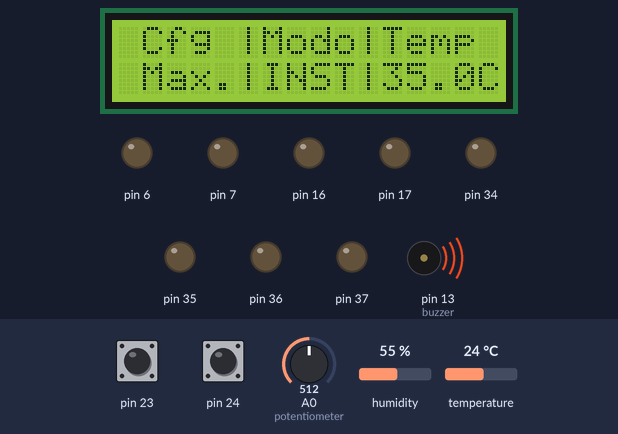
The sketch below on a simulated Arduino Mega 2560, built with avr-gcc and run on an emulated ATmega2560. On the bench: 16×2 character LCD, output pins drawn as LEDs (lit = HIGH), buzzer (waves = sounding, pin HIGH). Wiring (from diagram.json): character LCD (HD44780): RS pin 8; E pin 9; data pin 33, pin 32, pin 31, pin 30. Inputs (shaded band) come from the test bench; at power-on: pin 23 LOW, pin 24 LOW, A0 (potentiometer) = 512, humidity 55 %, temperature 24 °C. EEPROM starts erased; pins used as bus, display or sensor lines are not drawn; what the sketch prints to the serial monitor is not drawn.

Above: at 2.2 s.
2.3 s: pin 23 driven HIGH
At 3.8 s:
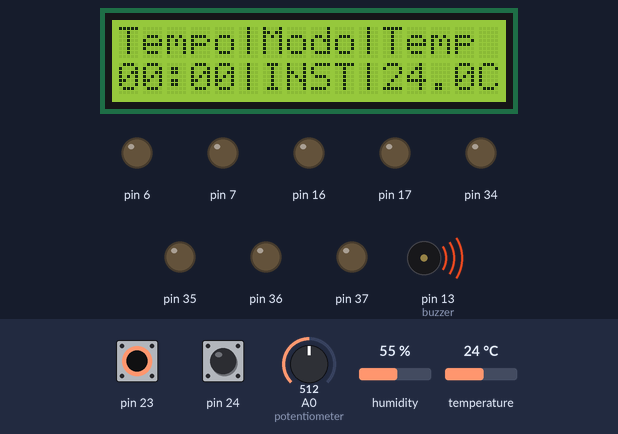
5.3 s: pin 24 driven HIGH
At 6.8 s:
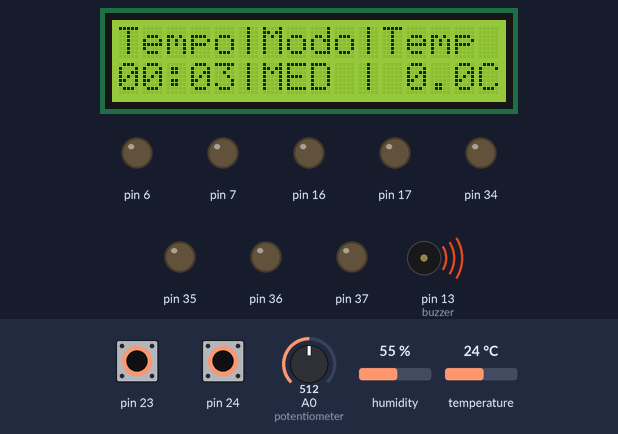
8.3 s: pin 24 pulsed LOW 2 times (0.12 s each, 0.3 s apart)
At 9.5 s:
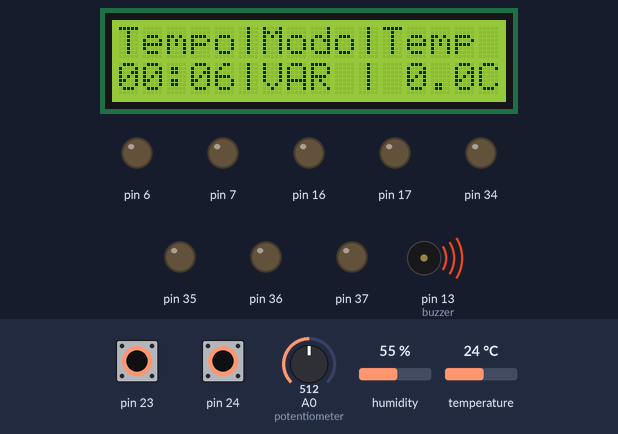
Timing chart, 0 to 17.9 s (numbered marks = the images above; inputs shaded):
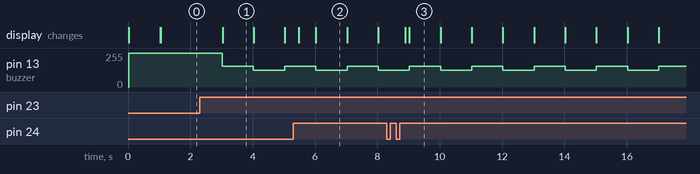

The sketch:

sketch.ino
```cpp
#include <stdlib.h>
#include<DHT.h>
#include<util/delay.h>
#include<string.h>
#include<avr/io.h>
#include<avr/interrupt.h>
#include <avr/eeprom.h>

// ========================================================================
// Configurando o LCD
// ========================================================================

// LCD - Pinos de controle
#define CONTR_LCD PORTH
#define RS PH5
#define E PH6

// LCD - Pinos de dados (8 bits)
#define DADOS_LCD PORTC
#define nibble_dados 1

#define pulse_enable() _delay_us(1); set_bit(CONTR_LCD, E); _delay_us(1); clr_bit(CONTR_LCD, E); _delay_us(45);

#define set_bit(y,bit) (y|=(1<<bit))   // Coloca em 1 o bit x da variável Y
#define clr_bit(y,bit) (y&=~(1<<bit))  // Coloca em 0 o bit x da variável Y
#define cpl_bit(y,bit) (y^=(1<<bit))   // Troca o estado lógico do bit x da variável Y
#define tst_bit(y,bit) (y&(1<<bit))    // Retorna 0 ou 1 conforme leitura do bit

void lcd_cmd(unsigned char c, char cd)
{
  // cd : indica se instrução (0) ou caractere (1)
  if(cd == 0)
    clr_bit(CONTR_LCD,RS);
  else
    set_bit(CONTR_LCD,RS);

  // Primeiro nibble de dados - 4 MSB
  #if (nibble_dados)
    // Compila o código para os pinos de dados do LCD nos 4 MSB do PORT
    DADOS_LCD = (DADOS_LCD & 0x0F)|(0xF0 & c);
  #else
    // Compila o código para os pinos de dados do LCD nos 4 LSB do PORT
    DADOS_LCD = (DADOS_LCD & 0xF0)|(c >> 4);
  #endif
  pulse_enable();

  // Segundo nibble de dados - 4 LSB
  #if (nibble_dados)
    // Compila o código para os pinos de dados do LCD nos 4 MSB do PORT
    DADOS_LCD = (DADOS_LCD & 0x0F) | (0xF0 & (c << 4));
  #else
    // Compila o código para os pinos de dados do LCD nos 4 LSB do PORT
    DADOS_LCD = (DADOS_LCD & 0xF0) | (0x0F & c);
  #endif
  pulse_enable();

  // Se for instrução de retorno ou limpeza espera LCD estar pronto
  if((cd == 0) && (c < 4)) _delay_ms(2);
}

void lcd_init_4bits()
{
  // Como o LCD será só escrito, R/W é sempre zero.
  clr_bit(CONTR_LCD,RS);  // RS em zero indicando que o dado para o LCD será uma instrução
  clr_bit(CONTR_LCD,E);   // Pino de habilitação em zero

  // Tempo para estabilizar a tensão do LCD, após VCC ultrapassar 4.5 V (na prática pode ser maior)
  _delay_ms(20);

  // Interface de 8 bits
  #if (nibble_dados)
    DADOS_LCD = (DADOS_LCD & 0x0F) | 0x30;
  #else
    DADOS_LCD = (DADOS_LCD & 0xF0) | 0x03;
  #endif
  pulse_enable(); // Habilitação respeitando os tempos de resposta do LCD
  _delay_ms(5);
  pulse_enable();
  _delay_us(200);
  pulse_enable();

  // Interface de 4 bits
  // Deve ser enviado duas vezes (a outra está abaixo)
  #if (nibble_dados)
    DADOS_LCD = (DADOS_LCD & 0x0F) | 0x20;
  #else
    DADOS_LCD = (DADOS_LCD & 0xF0) | 0x02;
  #endif
  pulse_enable();

  // Interface de 4 bits 2 linhas
  // Aqui se habilita as 2 linhas
  lcd_cmd(0x28,0);

  // São enviados os 2 nibbles (0x2 e 0x8)
  lcd_cmd(0x08,0); // Desliga o display
  lcd_cmd(0x01,0); // Limpa todo o display
  lcd_cmd(0x0C,0); // Mensagem aparente cursor inativo não piscando
  lcd_cmd(0x80,0); // Inicializa cursor na primeira posição a esquerda
}

void lcd_write(char *c)
{
  for (; *c!=0;c++) lcd_cmd(*c,1);
}

void lcd_set_cursor(unsigned char linha, unsigned char coluna) {
    unsigned char posicao = 0x80; // Endereço base da primeira linha do LCD

    // Ajusta a posição base dependendo da linha
    if (linha == 0) {
        posicao = 0x80; // Endereço base da primeira linha do LCD
    } else if (linha == 1) {
        posicao = 0xC0; // Endereço base da segunda linha do LCD
    }

    // Ajusta a posição base dependendo da coluna
    posicao += coluna - 1;

    // Envia o comando para definir a posição do cursor no LCD
    lcd_cmd(posicao, 0);
}

// ========================================================================
// Fim da configuração do LCD
// ========================================================================

enum MODO {
  INSTA=0,
  MEDIA=1,
  VARIA=2
};

struct Time {
  uint8_t second;
  uint8_t minute;
};

//PARÂMETROS
#define debounce_ms 200
#define tempo_amostra_s 5

// ---------- VARIÁVEIS GLOBAIS ----------
float temperaturas[10];
uint8_t amostradas = 0;
uint8_t cfg = true;
uint8_t cfgMax = true;
uint8_t modo = INSTA;
float maxVals[3] = {42.0, 40.5, 5.0};
float minVals[2] = {35.0, 35.5};
struct Time time;

#define ST
//LÓGICA DO SENSOR
#ifdef ST

DHT dht(22, DHT22);

void ST_setup(){
  dht.begin();
  _delay_ms(1000); //datasheet da AOSONG sugere esperar 1s depois de iniciar,
                   //e no .cpp da classe ele não tem essa espera.
}

//o ponto td de ter esse sensor
//use isnan para checar se o valor está certo (servirá pra botar no display)
float getTemp(){
  memmove(temperaturas+1, temperaturas, 9*(sizeof(float)));
  temperaturas[0] = dht.readTemperature();
  amostradas = (amostradas == 10) ? 10 : amostradas+1;
}
#endif

#define PT
//LÓGICA DO POTENCIÔMETRO
#ifdef PT

float readPot(int16_t minV, int16_t maxV){
  ADCSRA ^= (0b01000000);
  while(ADCSRA & 0b01000000){};
  return minV+ (maxV-minV)*(ADC/1023.0);
}

void PT_setup() {
  ADCSRA |= 0b10000011;
  ADMUX |=  0b11000000;
}
#endif

#define BZ
//LÓGICA DO BUZZER
#ifdef BZ

void BZ_setup() {
  //fast pwm, nn invertido no timer 0
  DDRB |= 0b10000000;
  OCR0A = 0;
  TCCR0A |= 0b11000011;
  //sem prescale
  TCCR0B |= 0b00000001;
}

//variar
const uint8_t tons[] = {100, 130};
void sirene(){
  static uint8_t incr = 0;

  OCR0A = tons[incr];
  incr = (incr+1)%2;
}


void BZ_clear(){
  DDRB &= ~0b10000000;
}

void BZ_set(){
  DDRB |= 0b10000000;
}
#endif

//LÓGICA DE INTERRUPÇÃO
void int_setup(){
  TCCR1A = 0b00000000; //nn precisa mexer pro timer1
  TCCR1B = 0b00001101;
  OCR1A = 15624; //t_estouro invertido pra calc top
  TIMSK1 = 0b00000010;
  sei();
}

//LÓGICA DE MODOS
//vai ligar no modo cfg, dele pode ir para o exec e de lá só religando
void startExec(){
  cli();
  if (!cfg){
    //chamadas posteriores só resetam o timer/amostras
    getTemp();
    for (uint8_t i =1; i<10; i++){
      temperaturas[i] = 0;
    }
    amostradas = 1;
  }
  time.second = 0;
  time.minute = 0;
  cfg = false;
  sei();
}

void switchMode(){
  modo = (modo+1)%3;
}


inline void incrementTime(struct Time *time) {
    time->second += 1;
    if (time->second == 60) {
        time->second = 0;
        time->minute = time->minute + 1;
        if (time->minute == 60) {
            time->minute = 0;
        }
    }
}

inline void printTemp(float temp) {
  char tempStr[6]; // Buffer para armazenar a string de temperatura
  dtostrf(temp, 5, 2, tempStr); // Formata o valor de ponto flutuante em uma string
  lcd_set_cursor(1, 12);
  lcd_write(tempStr);
  lcd_set_cursor(1, 16);
  lcd_write("C");
}

inline void printMode(unsigned int mode) {
  const char *modes[] = {"INST","MED ","VAR "};
  lcd_set_cursor(1, 7);
  lcd_write(modes[mode]);
  lcd_write("|");
}

inline void printTime(struct Time *time) {
  char timeStr[9]; // Buffer para armazenar a string de tempo (HH:MM:SS)
  snprintf(timeStr, 9, "%02d:%02d", time->minute, time->second); // Formata o tempo
  lcd_set_cursor(1, 6);
  lcd_write("|");
  lcd_set_cursor(1, 1);
  lcd_write(timeStr);
}

inline void printCfg() {
  const char *cfgLabel = (cfgMax || (modo==VARIA)) ? " Max.|" : " Min.|";
  lcd_set_cursor(1, 1);
  lcd_write(cfgLabel);
}

//LÓGICA DOS BOTÕES
void BTS_setup(){ //desnecessário mas deixei pra garantir
  DDRA &= ~(0b00000110);
}

//tentando bastante fazer o otimizador deixar eu chamar o switchMode de cfgButton só pra handleBts
inline void cfgButton(){
  return startExec();
}
//leia o de cima e troque os nomes
inline void modeButton(){
  if (cfg){
    if (cfgMax){
      if (modo != VARIA){cfgMax = false;}
      else{return;}
    } else{
      cfgMax = true;
      switchMode();
    }
    printCfg();
  } else{
    switchMode();
  }
  printMode(modo);
}

uint8_t btsState[2] = {0,0};
uint8_t btsInput[2] = {0,0};

inline void readBts(){
  btsInput[0] = PINA & 0b00000010;
  btsInput[1] = PINA & 0b00000100;
}

//alterar a ordem -> alterar a prioridade
inline void handleBts(){
  readBts();
  if (btsInput[0] != btsState[0] && btsInput[0]){
    cfgButton();
  }
  if (btsInput[1] != btsState[1] && btsInput[1]){
  modeButton();
  }
  btsState[0] = btsInput[0];
  btsState[1] = btsInput[1];
}

//LÓGICA DA EEPROM
#define EEPROM_ADDRESS 0

void writeFloat(int address, float data) {
  eeprom_write_block((const void*)&data, (void*)address, sizeof(float));
}

float readFloat(int address) {
  float data;
  eeprom_read_block((void*)&data, (const void*)address, sizeof(float));
  return data;
}

#define MAX_ADDR EEPROM_ADDRESS + modo*sizeof(float)
#define MIN_ADDR EEPROM_ADDRESS + 3 + modo*sizeof(float)
void handleConfig(float potVal){
  if (cfgMax){
    if (potVal != maxVals[modo]){
      maxVals[modo] = potVal;
      writeFloat(MAX_ADDR, potVal);
    }
  } else {
    if (potVal != minVals[modo]){
      minVals[modo] = potVal;
      writeFloat(MIN_ADDR, potVal);
    }
  }
}

void loadConfig(){
  for (uint8_t i = 0; i<3;i++){
    if (i<2){
      minVals[i] = readFloat(EEPROM_ADDRESS + 3 + i*sizeof(float));
    }
    maxVals[i] = readFloat(EEPROM_ADDRESS + i*sizeof(float));
  }
}

uint8_t apita = false;
float gtVar = 0;
float mtmp;

void handleTemp(){
  if (apita){
    sirene();
    return;
  }
  //inst
  if (temperaturas[0] > maxVals[0] || temperaturas[0] < minVals[0]){
    BZ_set();
    sirene();
    apita = true;
    Serial.print("inst: ");
    Serial.println(temperaturas[0]);
    return;
  }
  //média
  mtmp = 0;
  float cand;
  //sempre acontece depois de uma amostragem, ent nn tem como ter 0
  for (uint8_t i = 0; i<amostradas; i++){
    mtmp += temperaturas[i];
    cand = (temperaturas[0] - temperaturas[i]);
    cand = cand > 0 ? cand : -cand;
    gtVar = (gtVar > cand) ? gtVar : cand;
  }
  mtmp = mtmp/amostradas;
  if (mtmp > maxVals[1] || mtmp < minVals[1]){
    BZ_set();
    sirene();
    apita = true;
    return;
  }
  if (gtVar > maxVals[2]){
    Serial.print("var: ");
    Serial.println(gtVar);
    BZ_set();
    sirene();
    apita = true;
    return;
  }
}

void printStat(){
  switch (modo) {
    case INSTA:
      printTemp(temperaturas[0]);
    break;
    case MEDIA:
      printTemp(mtmp);
    break;
    case VARIA:
      printTemp(gtVar);
    break;
  }
}

float potTemp;

void setup() {
  Serial.begin(9600);
  time.second = 0;  // Zerar segundo do timer
  time.minute = 0;  // Zerar minuto do timer
  DDRH = 0xff;      // Configurar portas de saida do LCD
  DDRC = 0xff;      // Configurar portas de saida do LCD
  lcd_init_4bits(); // Iniciar LCD
  PT_setup();       // Setup do potenciômetro
  BZ_setup();       // Setup do buzzer
  ST_setup();       // Setup do sensor
  BTS_setup();
  int_setup();
  potTemp = readPot(20,50);
  _delay_ms(10);
}

uint8_t checar = 0;

ISR(TIMER1_COMPA_vect){
  if (cfg){
    lcd_set_cursor(0, 2);
    lcd_write("Cfg |");
    printCfg();
  } else{
    lcd_set_cursor(0, 1);
    lcd_write("Tempo|");
    if (checar==0) {getTemp();} //vamos coletar amostras
    checar = (checar+1)%tempo_amostra_s;
    handleTemp();
    printStat();
    printTime(&time);
  }

  lcd_set_cursor(0, 7);
  lcd_write("Modo|");

  lcd_set_cursor(0, 12);
  lcd_write("Temp");

  printMode(modo);

  //desnecessariamente rodaria enquanto no cfg
  incrementTime(&time);
}

void loop() {

  handleBts();
  if (cfg){
    if (modo == VARIA){
      potTemp = readPot(0,10);
    }else{
      potTemp = readPot(20,50);
    }
    handleConfig(potTemp);
    printTemp(potTemp);
  }
  _delay_ms(debounce_ms);
}
```

Measured:
- after the input at 2.3 s, pin 13 (buzzer): 255/255 → 155/255 after 0.73 s, → 125/255 0.99 s later, → 155/255 1.0 s later; the display: changes after 0.73 s (image 1)
- after the input at 5.3 s, the display: first changes after 0.18 s (image 2 shows a later state)
- after the input at 8.3 s, the display: first changes after 0.60 s (image 3 shows a later state)
- what the display in image 1 shows lasts 1.0 s, from 3.0 s to 4.0 s
